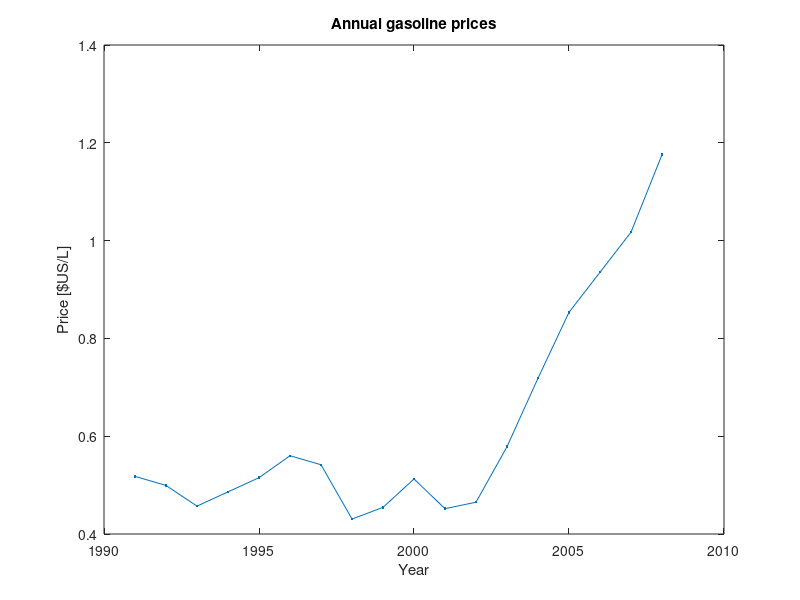

MATLAB code to generate this figure:
load AuDeMx

gal2lit = 0.2642;
Australia = gal2lit*Australia;
plot(Year,Australia,'.-')
title('Annual gasoline prices')
xlabel('Year')
ylabel('Price [$US/L]')
